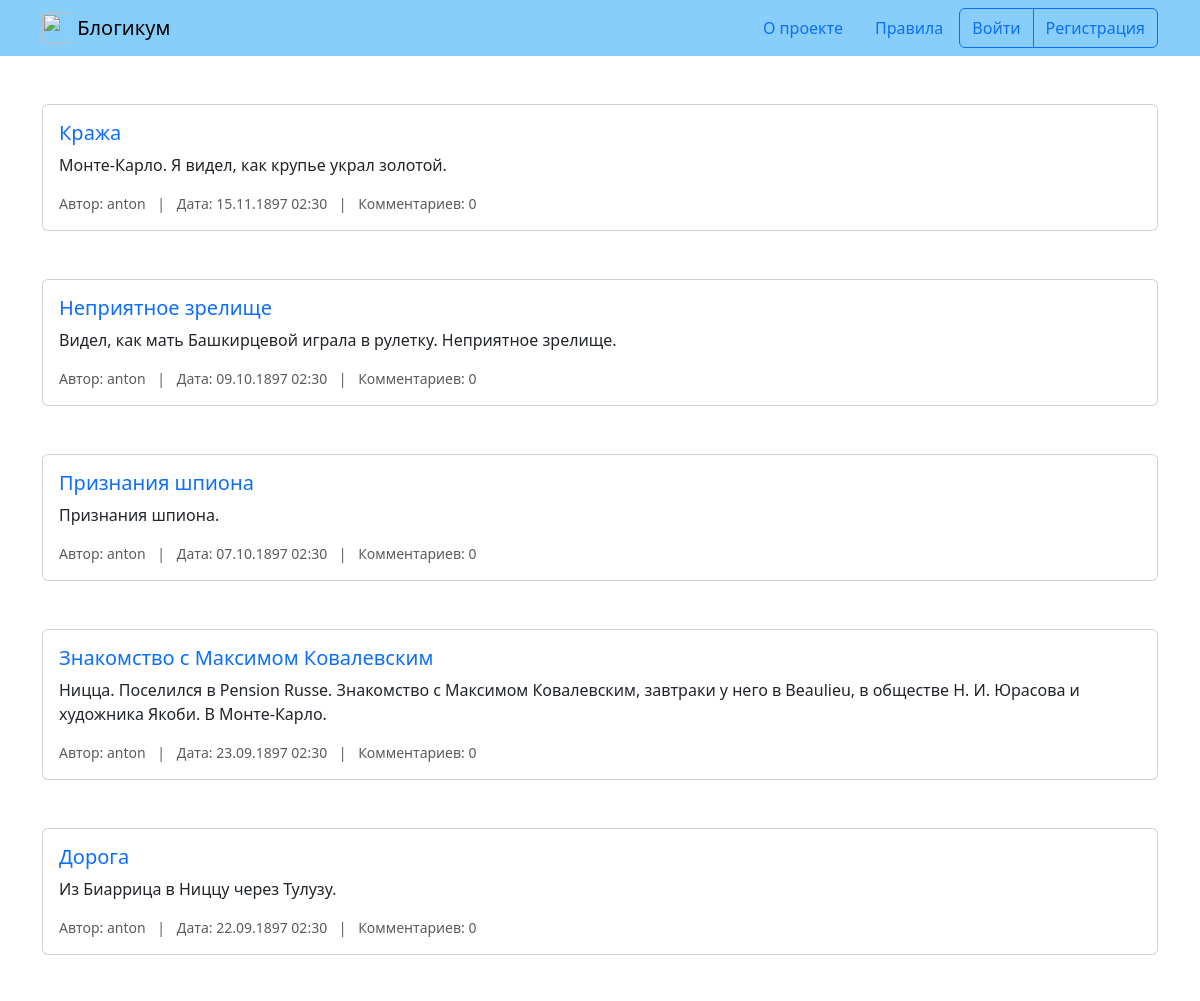
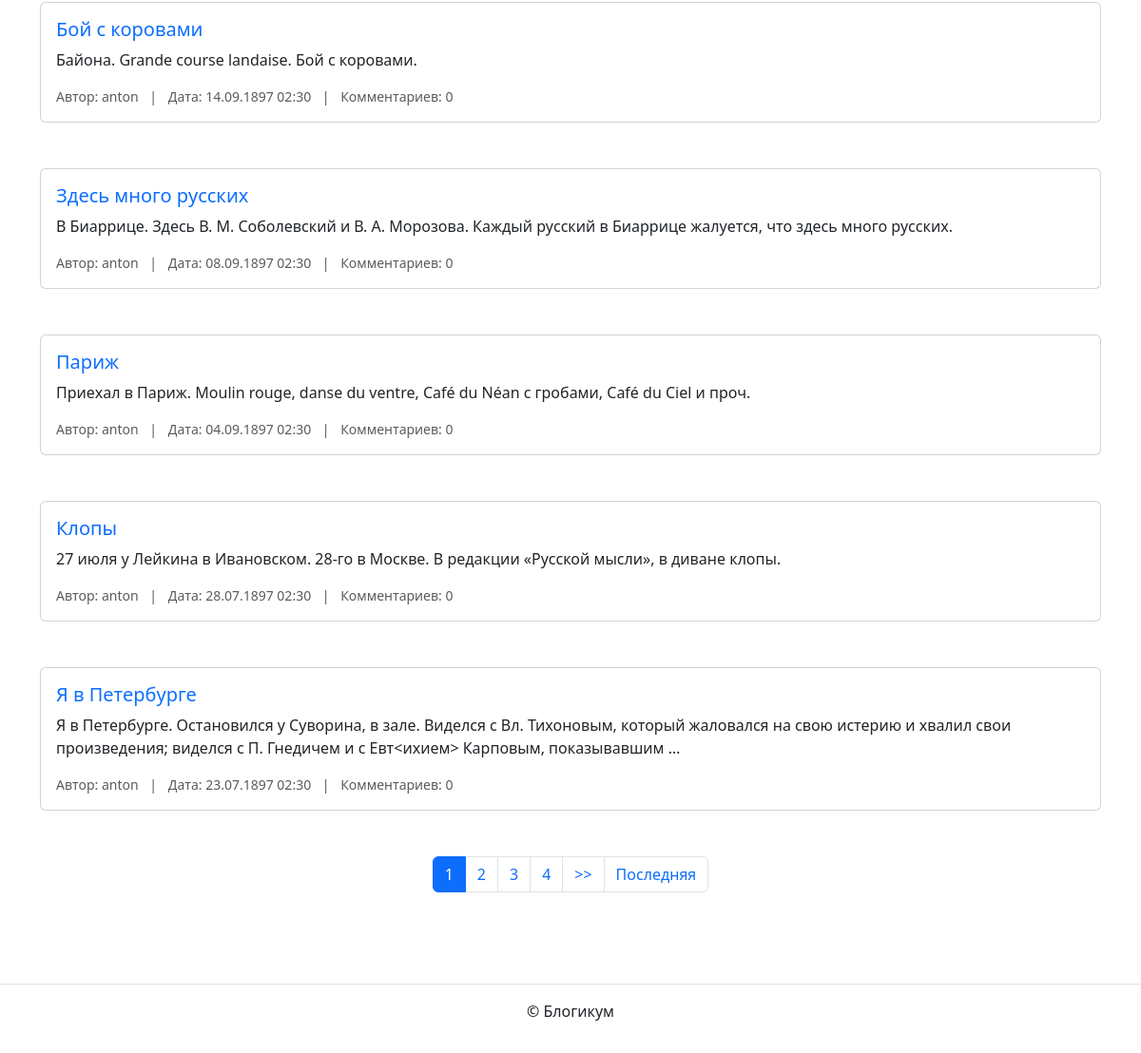
The page / on the database its author committed (2 pictures, top to bottom).
### blog/models.py (models this page shows, shortened)
class Post(models.Model):
    title = models.CharField(max_length=256)
    text = models.TextField()
    pub_date = models.DateTimeField()
    author = models.ForeignKey(User, on_delete=models.CASCADE)
    location = models.ForeignKey(
        Location,
        on_delete=models.SET_NULL,
        null=True,
        blank=True
    )
    category = models.ForeignKey(
        Category,
        on_delete=models.SET_NULL,
        null=True
    )
    is_published = models.BooleanField(default=True)
    created_at = models.DateTimeField(auto_now_add=True)
    image = models.ImageField(
        upload_to='blog_images/',
        blank=True,
        null=True
    )
    class Meta:
        verbose_name = 'post'
        verbose_name_plural = 'Posts'
        ordering = ['-pub_date']

### blog/views.py (the view)
# urls.py: path('', views.index, name='index'),
def index(request):
    posts = Post.objects.filter(
        is_published=True,
        pub_date__lte=timezone.now(),
        category__is_published=True
    ).order_by('-pub_date')
    paginator = Paginator(posts, 10)
    page_number = request.GET.get('page')
    page_obj = paginator.get_page(page_number)
    return render(request, 'blog/index.html', {'page_obj': page_obj})

### templates/blog/index.html (shortened to what this page needs)
{% extends "base.html" %}
{% block content %}
  {% for post in page_obj %}
    <article class="mb-5">
      {% include "includes/post_card.html" %}
    </article>
  {% endfor %}
  {% include "includes/paginator.html" %}
{% endblock %}

### templates/base.html (shortened to what this page needs)
{% load static %}
{% load django_bootstrap5 %}
<!DOCTYPE html>
<html lang="ru">
  <head>
    {% bootstrap_css %}
  </head>
  <body>
    {% include "includes/header.html" %}
    <main>
      <div class="container py-5">
        {% block content %}{% endblock %}
      </div>
    </main>
    {% include "includes/footer.html" %}
  </body>
</html>

### templates/includes/header.html
{% load static %}
<header>
  <nav class="navbar navbar-light" style="background-color: lightskyblue">
    <div class="container">
      <a class="navbar-brand" href="{% url 'blog:index' %}">
        <img src="{% static 'img/logo.png' %}" width="30" height="30" class="d-inline-block align-top" alt="">
        Блогикум
      </a>
      {% with request.resolver_match.view_name as view_name %}
        <ul class="nav  nav-pills">
          <li class="nav-item">
            <a class="nav-link {% if view_name == 'pages:about' %} text-white {% endif %}" href="{% url 'pages:about' %}">
              О проекте
            </a>
          </li>
          <li class="nav-item">
            <a class="nav-link {% if view_name == 'pages:rules' %} text-white {% endif %}" href="{% url 'pages:rules' %}">
              Правила
            </a>
          </li>
          {% if user.is_authenticated %}
            <div class="btn-group" role="group" aria-label="Basic outlined example">
              <button type="button" class="btn btn-outline-primary"><a class="text-decoration-none text-reset"
                  href="{% url 'blog:create_post' %}">Написать пост</a></button>
              <button type="button" class="btn btn-outline-primary"><a class="text-decoration-none text-reset"
                  href="{% url 'blog:profile' user.username %}">{{ user.username }}</a></button>
              <button type="button" class="btn btn-outline-primary"><a class="text-decoration-none text-reset"
                  href="{% url 'logout' %}">Выйти</a></button>
            </div>
          {% else %}
            <div class="btn-group" role="group" aria-label="Basic outlined example">
              <button type="button" class="btn btn-outline-primary"><a class="text-decoration-none text-reset"
                  href="{% url 'login' %}">Войти</a></button>
              <button type="button" class="btn btn-outline-primary"><a class="text-decoration-none text-reset"
                  href="{% url 'registration' %}">Регистрация</a></button>
            </div>
          {% endif %}
        </ul>
      {% endwith %}
    </div>
  </nav>
</header>

### templates/includes/post_card.html (shortened to what this page needs)
<div class="card mb-4">
    <div class="card-body">
        <h5 class="card-title">
            <a href="{% url 'blog:post_detail' post.pk %}" class="text-decoration-none">
                {{ post.title }}
            </a>
        </h5>
        <p class="card-text">{{ post.text|truncatewords:30 }}</p>
        <div class="text-muted small">
            <span>Автор: {{ post.author.username }}</span>
            <span class="mx-2">|</span>
            <span>Дата: {{ post.pub_date|date:"d.m.Y H:i" }}</span>
            <span class="mx-2">|</span>
            <span>Комментариев: {{ post.comments.count }}</span>
        </div>
    </div>
</div>

### templates/includes/paginator.html (shortened to what this page needs)
{% if page_obj.has_other_pages %}
  <nav aria-label="Page navigation" class="my-5">
    <ul class="pagination justify-content-center">
      {% for i in page_obj.paginator.page_range %}
        {% if page_obj.number == i %}
          <li class="page-item active">
            <span class="page-link">{{ i }}</span>
          </li>
        {% else %}
          <li class="page-item">
            <a class="page-link" href="?page={{ i }}">{{ i }}</a>
          </li>
        {% endif %}
      {% endfor %}
      {% if page_obj.has_next %}
        <li class="page-item">
          <a class="page-link" href="?page={{ page_obj.next_page_number }}">
            >>
          </a>
        </li>
        <li class="page-item">
          <a class="page-link" href="?page={{ page_obj.paginator.num_pages }}">
            Последняя
          </a>
        </li>
      {% endif %}
    </ul>
  </nav>
{% endif %}

### templates/includes/footer.html
<footer class="border-top text-center py-3">
  <p>© Блогикум</p>
</footer>

### rows shown on the page
Post: title "Кража", text "Монте-Карло. Я видел, как крупье украл золотой.", author.username "anton", pub_date "15.11.1897 02:30", comments.count "0"
Post: title "Неприятное зрелище", text "Видел, как мать Башкирцевой играла в рулетку. Неприятное зрелище.", author.username "anton", pub_date "09.10.1897 02:30", comments.count "0"
Post: title "Признания шпиона", text "Признания шпиона.", author.username "anton", pub_date "07.10.1897 02:30", comments.count "0"
Post: title "Знакомство с Максимом Ковалевским", text "Ницца. Поселился в Pension Russe. Знакомство с Максимом Ковалевским, завтраки у него в Beaulieu, в обществе Н. И. Юрасова и художника Якоби. В Монте-Карло.", author.username "anton", pub_date "23.09.1897 02:30", comments.count "0"
Post: title "Дорога", text "Из Биаррица в Ниццу через Тулузу.", author.username "anton", pub_date "22.09.1897 02:30", comments.count "0"
Post: title "Бой с коровами", text "Байона. Grande course landaise. Бой с коровами.", author.username "anton", pub_date "14.09.1897 02:30", comments.count "0"
Post: title "Здесь много русских", text "В Биаррице. Здесь В. М. Соболевский и В. А. Морозова. Каждый русский в Биаррице жалуется, что здесь много русских.", author.username "anton", pub_date "08.09.1897 02:30", comments.count "0"
Post: title "Париж", text "Приехал в Париж. Moulin rouge, danse du ventre, Café du Néan с гробами, Café du Ciel и проч.", author.username "anton", pub_date "04.09.1897 02:30", comments.count "0"
Post: title "Клопы", text "27 июля у Лейкина в Ивановском. 28-го в Москве. В редакции «Русской мысли», в диване клопы.", author.username "anton", pub_date "28.07.1897 02:30", comments.count "0"
Post: title "Я в Петербурге", text "Я в Петербурге. Остановился у Суворина, в зале. Виделся с Вл. Тихоновым, который жаловался на свою истерию и хвалил свои произведения; виделся с П. Гнедичем и с Евт<ихием> Карповым, показывавшим …", author.username "anton", pub_date "23.07.1897 02:30", comments.count "0"

### other values the page prints
{{ i }} "1"
{{ i }} "2" "3" "4"
